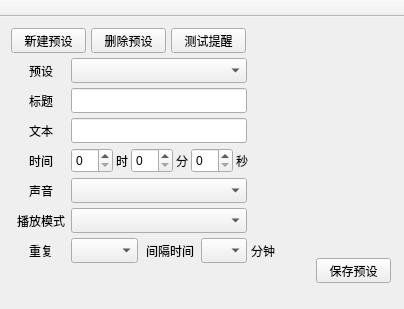
<?xml version="1.0" encoding="UTF-8"?>
<ui version="4.0">
 <class>CustomReminder</class>
 <widget class="QMainWindow" name="CustomReminder">
  <property name="geometry">
   <rect>
    <x>0</x>
    <y>0</y>
    <width>400</width>
    <height>300</height>
   </rect>
  </property>
  <property name="sizePolicy">
   <sizepolicy hsizetype="Fixed" vsizetype="Fixed">
    <horstretch>0</horstretch>
    <verstretch>0</verstretch>
   </sizepolicy>
  </property>
  <property name="windowTitle">
   <string>自定义提醒</string>
  </property>
  <widget class="QWidget" name="centralWidget">
   <property name="sizePolicy">
    <sizepolicy hsizetype="Fixed" vsizetype="Fixed">
     <horstretch>0</horstretch>
     <verstretch>0</verstretch>
    </sizepolicy>
   </property>
   <layout class="QVBoxLayout" name="verticalLayout">
    <item>
     <widget class="QStackedWidget" name="stackedWidget">
      <property name="enabled">
       <bool>true</bool>
      </property>
      <property name="sizePolicy">
       <sizepolicy hsizetype="Preferred" vsizetype="Fixed">
        <horstretch>0</horstretch>
        <verstretch>0</verstretch>
       </sizepolicy>
      </property>
      <property name="minimumSize">
       <size>
        <width>382</width>
        <height>270</height>
       </size>
      </property>
      <property name="currentIndex">
       <number>1</number>
      </property>
      <widget class="QWidget" name="StartPage">
       <widget class="QComboBox" name="StartComboBox">
        <property name="geometry">
         <rect>
          <x>88</x>
          <y>70</y>
          <width>200</width>
          <height>30</height>
         </rect>
        </property>
        <property name="sizePolicy">
         <sizepolicy hsizetype="Fixed" vsizetype="Fixed">
          <horstretch>0</horstretch>
          <verstretch>0</verstretch>
         </sizepolicy>
        </property>
       </widget>
       <widget class="QPushButton" name="StartButton">
        <property name="geometry">
         <rect>
          <x>143</x>
          <y>140</y>
          <width>90</width>
          <height>30</height>
         </rect>
        </property>
        <property name="sizePolicy">
         <sizepolicy hsizetype="Fixed" vsizetype="Fixed">
          <horstretch>0</horstretch>
          <verstretch>0</verstretch>
         </sizepolicy>
        </property>
        <property name="text">
         <string>开始</string>
        </property>
       </widget>
      </widget>
      <widget class="QWidget" name="PresetsPage">
       <widget class="QComboBox" name="PresetsComboBox">
        <property name="geometry">
         <rect>
          <x>60</x>
          <y>30</y>
          <width>176</width>
          <height>25</height>
         </rect>
        </property>
       </widget>
       <widget class="QLabel" name="PresetsLabel">
        <property name="geometry">
         <rect>
          <x>5</x>
          <y>30</y>
          <width>50</width>
          <height>25</height>
         </rect>
        </property>
        <property name="text">
         <string>预设</string>
        </property>
        <property name="alignment">
         <set>Qt::AlignCenter</set>
        </property>
       </widget>
       <widget class="QLabel" name="TitleLabel">
        <property name="geometry">
         <rect>
          <x>5</x>
          <y>60</y>
          <width>50</width>
          <height>25</height>
         </rect>
        </property>
        <property name="text">
         <string>标题</string>
        </property>
        <property name="alignment">
         <set>Qt::AlignCenter</set>
        </property>
       </widget>
       <widget class="QLabel" name="TextLabel">
        <property name="geometry">
         <rect>
          <x>5</x>
          <y>90</y>
          <width>50</width>
          <height>25</height>
         </rect>
        </property>
        <property name="text">
         <string>文本</string>
        </property>
        <property name="alignment">
         <set>Qt::AlignCenter</set>
        </property>
       </widget>
       <widget class="QLineEdit" name="TitleLineEdit">
        <property name="geometry">
         <rect>
          <x>60</x>
          <y>60</y>
          <width>176</width>
          <height>25</height>
         </rect>
        </property>
       </widget>
       <widget class="QLineEdit" name="TextLineEdit">
        <property name="geometry">
         <rect>
          <x>60</x>
          <y>90</y>
          <width>176</width>
          <height>25</height>
         </rect>
        </property>
       </widget>
       <widget class="QPushButton" name="NewButton">
        <property name="geometry">
         <rect>
          <x>0</x>
          <y>0</y>
          <width>75</width>
          <height>25</height>
         </rect>
        </property>
        <property name="text">
         <string>新建预设</string>
        </property>
       </widget>
       <widget class="QPushButton" name="DeleteButton">
        <property name="geometry">
         <rect>
          <x>80</x>
          <y>0</y>
          <width>75</width>
          <height>25</height>
         </rect>
        </property>
        <property name="text">
         <string>删除预设</string>
        </property>
       </widget>
       <widget class="QPushButton" name="TestButton">
        <property name="geometry">
         <rect>
          <x>160</x>
          <y>0</y>
          <width>75</width>
          <height>25</height>
         </rect>
        </property>
        <property name="text">
         <string>测试提醒</string>
        </property>
       </widget>
       <widget class="QLabel" name="TimeLabel">
        <property name="geometry">
         <rect>
          <x>5</x>
          <y>120</y>
          <width>50</width>
          <height>25</height>
         </rect>
        </property>
        <property name="text">
         <string>时间</string>
        </property>
        <property name="alignment">
         <set>Qt::AlignCenter</set>
        </property>
       </widget>
       <widget class="QLabel" name="HourLabel">
        <property name="geometry">
         <rect>
          <x>105</x>
          <y>120</y>
          <width>16</width>
          <height>25</height>
         </rect>
        </property>
        <property name="text">
         <string>时</string>
        </property>
       </widget>
       <widget class="QLabel" name="MinuteLabel">
        <property name="geometry">
         <rect>
          <x>165</x>
          <y>120</y>
          <width>16</width>
          <height>25</height>
         </rect>
        </property>
        <property name="text">
         <string>分</string>
        </property>
       </widget>
       <widget class="QLabel" name="SecondLabel">
        <property name="geometry">
         <rect>
          <x>225</x>
          <y>120</y>
          <width>16</width>
          <height>25</height>
         </rect>
        </property>
        <property name="text">
         <string>秒</string>
        </property>
       </widget>
       <widget class="QSpinBox" name="HourSpinBox">
        <property name="geometry">
         <rect>
          <x>60</x>
          <y>120</y>
          <width>42</width>
          <height>25</height>
         </rect>
        </property>
       </widget>
       <widget class="QSpinBox" name="MinuteSpinBox">
        <property name="geometry">
         <rect>
          <x>120</x>
          <y>120</y>
          <width>42</width>
          <height>25</height>
         </rect>
        </property>
       </widget>
       <widget class="QSpinBox" name="SecondSpinBox">
        <property name="geometry">
         <rect>
          <x>180</x>
          <y>120</y>
          <width>42</width>
          <height>25</height>
         </rect>
        </property>
       </widget>
       <widget class="QComboBox" name="SoundComboBox">
        <property name="geometry">
         <rect>
          <x>60</x>
          <y>150</y>
          <width>176</width>
          <height>25</height>
         </rect>
        </property>
       </widget>
       <widget class="QComboBox" name="PlayModeComboBox">
        <property name="geometry">
         <rect>
          <x>60</x>
          <y>180</y>
          <width>176</width>
          <height>25</height>
         </rect>
        </property>
       </widget>
       <widget class="QComboBox" name="RepeatComboBox">
        <property name="geometry">
         <rect>
          <x>60</x>
          <y>210</y>
          <width>67</width>
          <height>25</height>
         </rect>
        </property>
       </widget>
       <widget class="QComboBox" name="MiddleTimeComboBox">
        <property name="geometry">
         <rect>
          <x>190</x>
          <y>210</y>
          <width>46</width>
          <height>25</height>
         </rect>
        </property>
       </widget>
       <widget class="QLabel" name="SoundLabel">
        <property name="geometry">
         <rect>
          <x>5</x>
          <y>150</y>
          <width>50</width>
          <height>25</height>
         </rect>
        </property>
        <property name="text">
         <string>声音</string>
        </property>
        <property name="alignment">
         <set>Qt::AlignCenter</set>
        </property>
       </widget>
       <widget class="QLabel" name="PlayModeLabel">
        <property name="geometry">
         <rect>
          <x>5</x>
          <y>180</y>
          <width>50</width>
          <height>25</height>
         </rect>
        </property>
        <property name="text">
         <string>播放模式</string>
        </property>
        <property name="alignment">
         <set>Qt::AlignCenter</set>
        </property>
       </widget>
       <widget class="QLabel" name="RepeatLabel">
        <property name="geometry">
         <rect>
          <x>5</x>
          <y>210</y>
          <width>50</width>
          <height>25</height>
         </rect>
        </property>
        <property name="text">
         <string>重复</string>
        </property>
        <property name="alignment">
         <set>Qt::AlignCenter</set>
        </property>
       </widget>
       <widget class="QLabel" name="MiddleTimeLabel">
        <property name="geometry">
         <rect>
          <x>135</x>
          <y>210</y>
          <width>50</width>
          <height>25</height>
         </rect>
        </property>
        <property name="text">
         <string>间隔时间</string>
        </property>
       </widget>
       <widget class="QLabel" name="MiddleMinuteLabel">
        <property name="geometry">
         <rect>
          <x>240</x>
          <y>210</y>
          <width>26</width>
          <height>25</height>
         </rect>
        </property>
        <property name="text">
         <string>分钟</string>
        </property>
       </widget>
       <widget class="QPushButton" name="SaveButton">
        <property name="geometry">
         <rect>
          <x>305</x>
          <y>230</y>
          <width>75</width>
          <height>25</height>
         </rect>
        </property>
        <property name="text">
         <string>保存预设</string>
        </property>
       </widget>
      </widget>
      <widget class="QWidget" name="SettingsPage">
       <widget class="QWidget" name="layoutWidget">
        <property name="geometry">
         <rect>
          <x>10</x>
          <y>10</y>
          <width>97</width>
          <height>48</height>
         </rect>
        </property>
        <layout class="QVBoxLayout" name="verticalLayout_2">
         <item>
          <widget class="QCheckBox" name="MinCheckBox">
           <property name="text">
            <string>最小化到托盘</string>
           </property>
           <property name="checked">
            <bool>true</bool>
           </property>
          </widget>
         </item>
         <item>
          <widget class="QCheckBox" name="TopCheckBox">
           <property name="text">
            <string>置顶</string>
           </property>
          </widget>
         </item>
        </layout>
       </widget>
      </widget>
      <widget class="QWidget" name="TimerPage">
       <widget class="QLabel" name="TimerLabel">
        <property name="geometry">
         <rect>
          <x>-2</x>
          <y>25</y>
          <width>386</width>
          <height>136</height>
         </rect>
        </property>
        <property name="styleSheet">
         <string notr="true">color: rgb(70, 70, 70);</string>
        </property>
        <property name="text">
         <string>Timer</string>
        </property>
        <property name="alignment">
         <set>Qt::AlignCenter</set>
        </property>
       </widget>
       <widget class="QPushButton" name="ContinueButton">
        <property name="geometry">
         <rect>
          <x>35</x>
          <y>200</y>
          <width>90</width>
          <height>30</height>
         </rect>
        </property>
        <property name="text">
         <string>继续</string>
        </property>
       </widget>
       <widget class="QPushButton" name="StopButton">
        <property name="geometry">
         <rect>
          <x>145</x>
          <y>200</y>
          <width>90</width>
          <height>30</height>
         </rect>
        </property>
        <property name="text">
         <string>暂停</string>
        </property>
       </widget>
       <widget class="QPushButton" name="EndButton">
        <property name="geometry">
         <rect>
          <x>255</x>
          <y>200</y>
          <width>90</width>
          <height>30</height>
         </rect>
        </property>
        <property name="text">
         <string>结束</string>
        </property>
       </widget>
      </widget>
     </widget>
    </item>
   </layout>
  </widget>
  <widget class="QToolBar" name="mainToolBar">
   <property name="sizePolicy">
    <sizepolicy hsizetype="Fixed" vsizetype="Fixed">
     <horstretch>0</horstretch>
     <verstretch>0</verstretch>
    </sizepolicy>
   </property>
   <property name="contextMenuPolicy">
    <enum>Qt::DefaultContextMenu</enum>
   </property>
   <property name="movable">
    <bool>false</bool>
   </property>
   <attribute name="toolBarArea">
    <enum>TopToolBarArea</enum>
   </attribute>
   <attribute name="toolBarBreak">
    <bool>false</bool>
   </attribute>
  </widget>
 </widget>
 <layoutdefault spacing="6" margin="11"/>
 <resources>
  <include location="CustomReminder.qrc"/>
 </resources>
 <connections/>
</ui>
